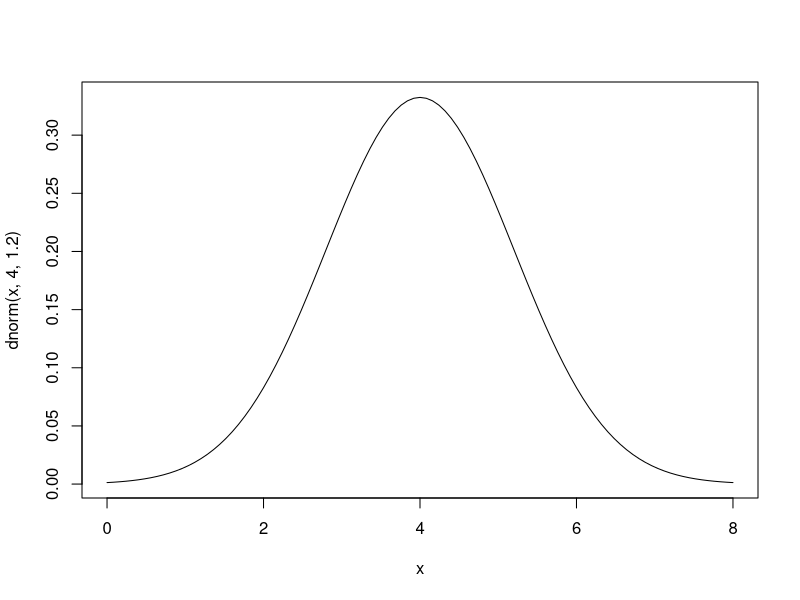
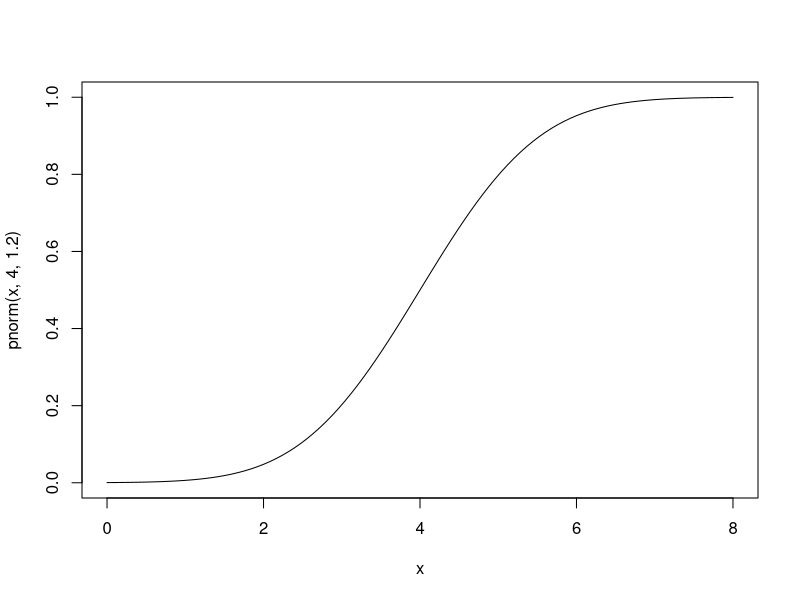
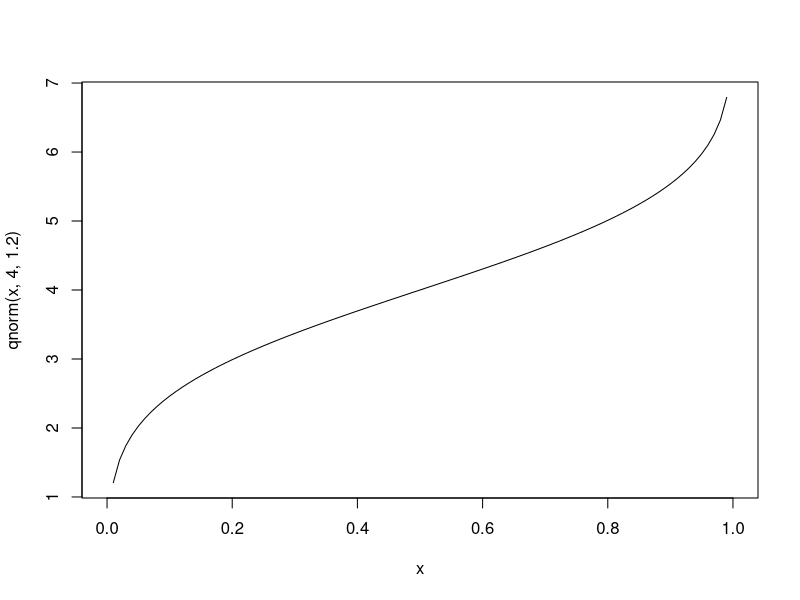

Write R code to recreate these figures, in order.
 #Задача 40. Нека 𝑋 ∼ 𝒩 (𝜇 = 4, 𝜎 = 1.2). Изобразете на графика плътността, функцията
 #на разпределение и квантилната функция на 𝑋.

  curve(dnorm(x,4,1.2),from=0,to=8) 
 curve(pnorm(x,4,1.2),from=0,to=8) 
 curve(qnorm(x,4,1.2),from=0,to=1) 
par(mfrow=c(1,1)) #kartinkinte za da edna po edna vo prozoreca
